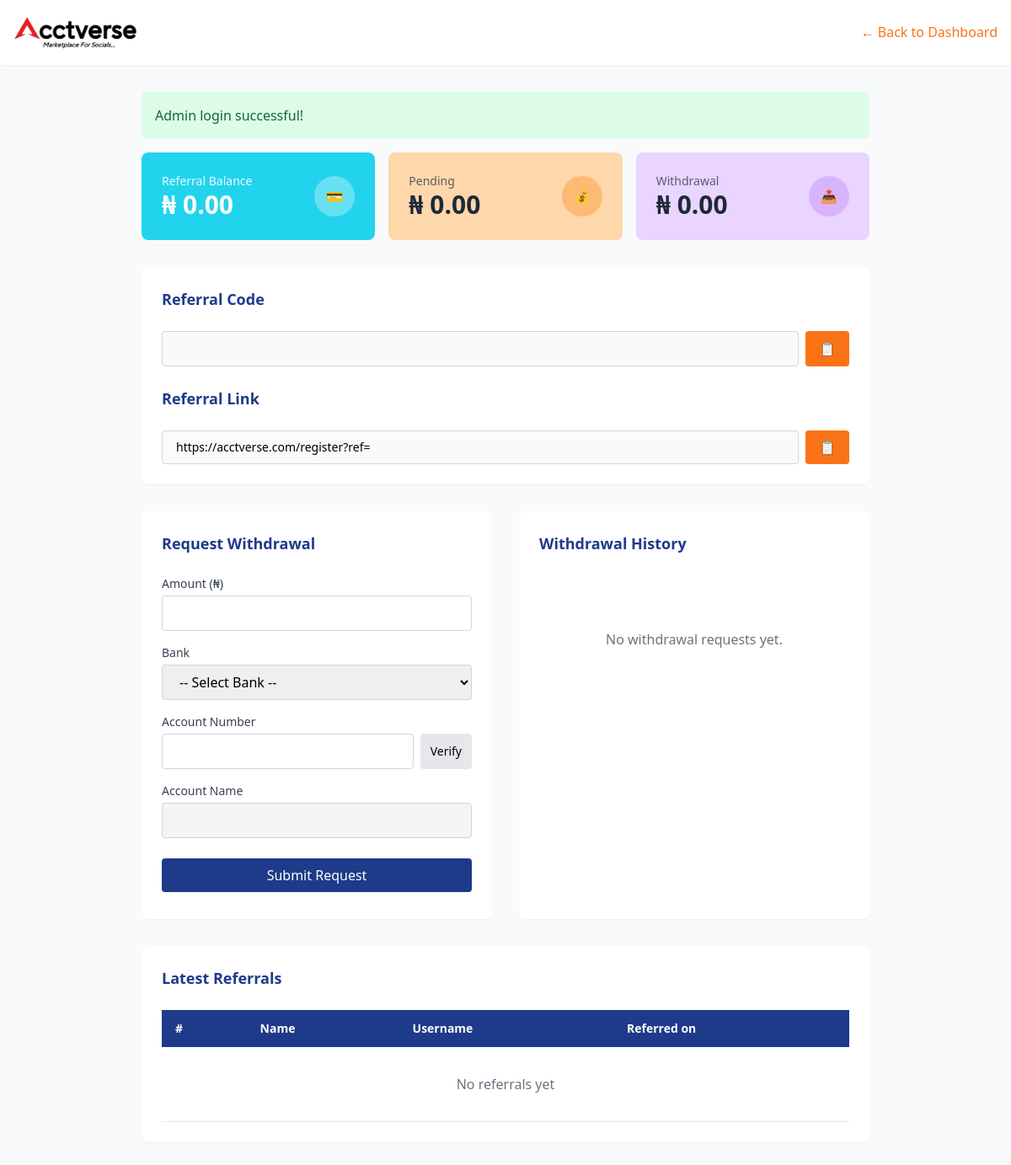
Screenshot of /user/referral.php (signed in) with the database file from the repository.
### tables this page shows
CREATE TABLE `users` (
  `id` bigint UNSIGNED NOT NULL,
  `full_name` varchar(255) NOT NULL,
  `email` varchar(255) NOT NULL,
  `password_hash` varchar(255) NOT NULL,
  `role` enum('user','admin') NOT NULL DEFAULT 'user',
  `is_verified` tinyint(1) NOT NULL DEFAULT '0',
  `verification_token` varchar(255) DEFAULT NULL,
  `reset_token` varchar(255) DEFAULT NULL,
  `created_at` timestamp NULL DEFAULT CURRENT_TIMESTAMP,
  `username` varchar(255) DEFAULT NULL,
  `mobile_code` varchar(10) DEFAULT NULL,
  `mobile` varchar(20) DEFAULT NULL,
  `country` varchar(100) DEFAULT NULL,
  `verify_token` text,
  `referral_code` varchar(255) DEFAULT NULL,
  `referred_by` int DEFAULT NULL,
  `first_name` varchar(255) DEFAULT NULL,
  `last_name` varchar(255) DEFAULT NULL,
  `address` varchar(255) DEFAULT NULL,
  `state` varchar(100) DEFAULT NULL,
  `zip_code` varchar(20) DEFAULT NULL,
  `city` varchar(100) DEFAULT NULL,
  `balance` decimal(15,2) NOT NULL DEFAULT '0.00',
  `referral_earnings` decimal(12,2) NOT NULL DEFAULT '0.00',
  `pending_earnings` decimal(12,2) NOT NULL DEFAULT '0.00',
  `withdrawn_amount` decimal(12,2) NOT NULL DEFAULT '0.00'
);

### flash.php (called while the page is built, shortened)
<?php
function get_flash() {
    if (!empty($_SESSION['flash'])) {
        $flash = $_SESSION['flash'];
        return $flash;
    }
    return null;
}

### user/referral.php (the view, shortened to what this page needs)
<?php
require_once "../db/db.php";
require_once "../flash.php";
$user = $_SESSION['user'];
$flash = get_flash();
try {
    $stmt = $pdo->prepare("
        SELECT id, username, referral_code, referral_earnings, pending_earnings, withdrawn_amount
        FROM users
        WHERE id = ?
    ");
    $stmt->execute([$user['id']]);
    $userData = $stmt->fetch(PDO::FETCH_ASSOC);
    if ($userData) {
        $user = $_SESSION['user'];
    }
    $referralBalance = number_format($user['referral_earnings'] ?? 0, 2);
    $pendingAmount   = number_format($user['pending_earnings'] ?? 0, 2);
    $withdrawnAmount = number_format($user['withdrawn_amount'] ?? 0, 2);
    $stmtRef = $pdo->prepare("
        SELECT full_name, username, created_at
        FROM users
        WHERE referred_by = ?
        ORDER BY created_at DESC
        LIMIT 10
    ");
    $stmtRef->execute([$user['id']]);
    $latestReferrals = $stmtRef->fetchAll(PDO::FETCH_ASSOC);
    $stmtWithdrawals = $pdo->prepare("
        SELECT amount, status, created_at, admin_note
        FROM withdrawals
        WHERE user_id = ?
        ORDER BY created_at DESC
        LIMIT 10
    ");
    $stmtWithdrawals->execute([$user['id']]);
    $withdrawalHistory = $stmtWithdrawals->fetchAll(PDO::FETCH_ASSOC);
} catch (Exception $e) {
    $referralBalance = $pendingAmount = $withdrawnAmount = "0.00";
    $latestReferrals = [];
    $withdrawalHistory = [];
}
?>
<!DOCTYPE html>
<html lang="en">
<head>
<script src="https://cdn.tailwindcss.com"></script>
</head>
<body class="bg-gray-50">
<nav class="bg-white shadow-sm sticky top-0 z-10">
    <div class="max-w-7xl mx-auto px-4 py-4 flex items-center justify-between">
        <img src="assets/image/acctverse.png" alt="" class="w-[150px]">
        <a href="dashboard.php" class="text-orange-500 font-medium">← Back to Dashboard</a>
    </div>
</nav>
<div class="max-w-4xl mx-auto px-4 py-8">
    <?php if ($flash): ?>
        <div class="mb-4 p-4 rounded-md <?php echo $flash['type'] === 'success' ? 'bg-green-100 text-green-800' : 'bg-red-100 text-red-800'; ?>">
            <?php echo $flash['message']; ?>
        </div>
    <?php endif; ?>
    <div class="grid grid-cols-1 md:grid-cols-3 gap-4 mb-8">
        <div class="bg-cyan-400 rounded-lg p-6 text-white">
            <div class="flex items-center justify-between">
                <div>
                    <p class="text-sm opacity-90">Referral Balance</p>
                    <h3 class="text-3xl font-bold">₦ <?php echo $referralBalance; ?></h3>
                </div>
                <div class="w-12 h-12 bg-white bg-opacity-30 rounded-full flex items-center justify-center">💳</div>
            </div>
        </div>
        <div class="bg-orange-200 rounded-lg p-6 text-gray-800">
            <div class="flex items-center justify-between">
                <div>
                    <p class="text-sm opacity-70">Pending</p>
                    <h3 class="text-3xl font-bold">₦ <?php echo $pendingAmount; ?></h3>
                </div>
                <div class="w-12 h-12 bg-orange-300 rounded-full flex items-center justify-center">💰</div>
            </div>
        </div>
        <div class="bg-purple-200 rounded-lg p-6 text-gray-800">
            <div class="flex items-center justify-between">
                <div>
                    <p class="text-sm opacity-70">Withdrawal</p>
                    <h3 class="text-3xl font-bold">₦ <?php echo $withdrawnAmount; ?></h3>
                </div>
                <div class="w-12 h-12 bg-purple-300 rounded-full flex items-center justify-center">📤</div>
            </div>
        </div>
    </div>
    <div class="bg-white rounded-lg shadow-sm p-6 mb-8">
        <h3 class="text-lg font-bold text-blue-900 mb-6">Referral Code</h3>
        <div class="flex gap-2 mb-6">
            <input type="text" value="<?php echo htmlspecialchars($user['referral_code'] ?? ''); ?>" class="flex-1 px-4 py-2 border border-gray-300 rounded bg-gray-50" readonly>
            <button class="bg-orange-500 text-white px-4 py-2 rounded hover:bg-orange-600" onclick="navigator.clipboard.writeText('<?php echo htmlspecialchars($user['referral_code'] ?? ''); ?>')">📋</button>
        </div>
        <h3 class="text-lg font-bold text-blue-900 mb-6">Referral Link</h3>
        <div class="flex gap-2">
            <input type="text" value="https://acctverse.com/register?ref=<?php echo htmlspecialchars($user['referral_code'] ?? ''); ?>" class="flex-1 px-4 py-2 border border-gray-300 rounded bg-gray-50 text-sm" readonly>
            <button class="bg-orange-500 text-white px-4 py-2 rounded hover:bg-orange-600" onclick="navigator.clipboard.writeText('https://acctverse.com/register?ref=<?php echo htmlspecialchars($user['referral_code'] ?? ''); ?>')">📋</button>
        </div>
    </div>
    <div class="grid grid-cols-1 md:grid-cols-2 gap-8 mb-8">
        <div class="bg-white rounded-lg shadow-sm p-6">
            <h3 class="text-lg font-bold text-blue-900 mb-6">Request Withdrawal</h3>
            <form action="referral.php" method="POST">
                <div class="mb-4">
                    <label for="amount" class="block text-sm font-medium text-gray-700 mb-1">Amount (₦)</label>
                    <input type="number" name="amount" id="amount" step="0.01" min="1" class="w-full px-4 py-2 border border-gray-300 rounded focus:outline-none focus:border-orange-500" required>
                </div>
                <div class="mb-4">
                    <label for="bank_name" class="block text-sm font-medium text-gray-700 mb-1">Bank</label>
                    <select name="bank_name" id="bank_name" class="w-full px-4 py-2 border border-gray-300 rounded focus:outline-none focus:border-orange-500" required>
                        <option value="">-- Select Bank --</option>
                    </select>
                </div>
                <div class="mb-4">
                    <label for="account_number" class="block text-sm font-medium text-gray-700 mb-1">Account Number</label>
                    <div class="flex gap-2">
                        <input type="text" name="account_number" id="account_number" class="flex-1 px-4 py-2 border border-gray-300 rounded focus:outline-none focus:border-orange-500" required>
                        <button type="button" onclick="verifyAccount()" class="bg-gray-200 text-sm px-3 rounded hover:bg-gray-300">Verify</button>
                    </div>
                </div>
                <div class="mb-6">
                    <label for="account_name" class="block text-sm font-medium text-gray-700 mb-1">Account Name</label>
                    <input type="text" name="account_name" id="account_name" class="w-full px-4 py-2 border border-gray-300 rounded bg-gray-100 focus:outline-none focus:border-orange-500" required readonly>
                </div>
                <button type="submit" name="withdraw" class="w-full bg-blue-900 text-white px-4 py-2 rounded hover:bg-blue-800 font-medium">Submit Request</button>
            </form>
        </div>
        <div class="bg-white rounded-lg shadow-sm p-6">
            <h3 class="text-lg font-bold text-blue-900 mb-6">Withdrawal History</h3>
            <div class="overflow-y-auto h-96">
                <?php if(count($withdrawalHistory) > 0): ?>
                    <?php foreach($withdrawalHistory as $withdrawal): ?>
                        <div class="border-b border-gray-200 pb-3 mb-3">
                            <div class="flex justify-between items-center">
                                <p class="font-bold text-gray-800">₦<?php echo number_format($withdrawal['amount'], 2); ?></p>
                                <span class="text-xs font-medium px-2 py-1 rounded-full status-<?php echo strtolower(htmlspecialchars($withdrawal['status'])); ?>">
                                    <?php echo htmlspecialchars(ucfirst($withdrawal['status'])); ?>
                                </span>
                            </div>
                            <p class="text-sm text-gray-500"><?php echo date("d M, Y, g:i a", strtotime($withdrawal['created_at'])); ?></p>
                            <?php if (!empty($withdrawal['admin_note'])): ?>
                                <p class="text-xs text-red-600 mt-1">Note: <?php echo htmlspecialchars($withdrawal['admin_note']); ?></p>
                            <?php endif; ?>
                        </div>
                    <?php endforeach; ?>
                <?php else: ?>
                    <p class="text-center text-gray-500 pt-16">No withdrawal requests yet.</p>
                <?php endif; ?>
            </div>
        </div>
    </div>
    <div class="bg-white rounded-lg shadow-sm p-6">
        <h3 class="text-lg font-bold text-blue-900 mb-6">Latest Referrals</h3>
        <div class="overflow-x-auto">
            <table class="w-full">
                <thead class="bg-blue-900 text-white">
                    <tr>
                        <th class="px-4 py-3 text-left text-sm font-semibold">#</th>
                        <th class="px-4 py-3 text-left text-sm font-semibold">Name</th>
                        <th class="px-4 py-3 text-left text-sm font-semibold">Username</th>
                        <th class="px-4 py-3 text-left text-sm font-semibold">Referred on</th>
                    </tr>
                </thead>
                <tbody>
                <?php if(count($latestReferrals) > 0): ?>
                    <?php foreach($latestReferrals as $index => $ref): ?>
                        <tr class="border-b border-gray-200">
                            <td class="px-4 py-3"><?php echo $index + 1; ?></td>
                            <td class="px-4 py-3"><?php echo htmlspecialchars($ref['full_name']); ?></td>
                            <td class="px-4 py-3"><?php echo htmlspecialchars($ref['username']); ?></td>
                            <td class="px-4 py-3"><?php echo date("d M, Y", strtotime($ref['created_at'])); ?></td>
                        </tr>
                    <?php endforeach; ?>
                <?php else: ?>
                    <tr class="border-b border-gray-200">
                        <td colspan="4" class="px-4 py-8 text-center text-gray-500">No referrals yet</td>
                    </tr>
                <?php endif; ?>
                </tbody>
            </table>
        </div>
    </div>
</div>
</body>
</html>

### rows the page displays
users: referral_earnings "0.00", pending_earnings "0.00", withdrawn_amount "0.00"

### other values shown
$flash['message'] "Admin login successful!"
